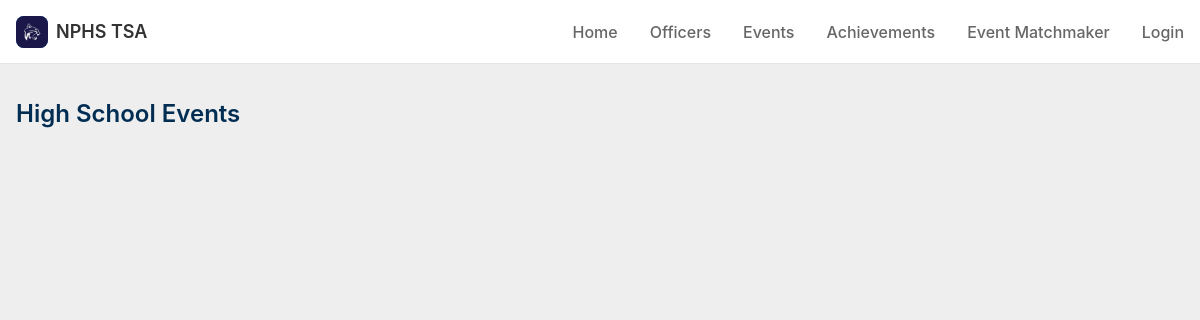
/events/, run on an earlier commit of the app's database.
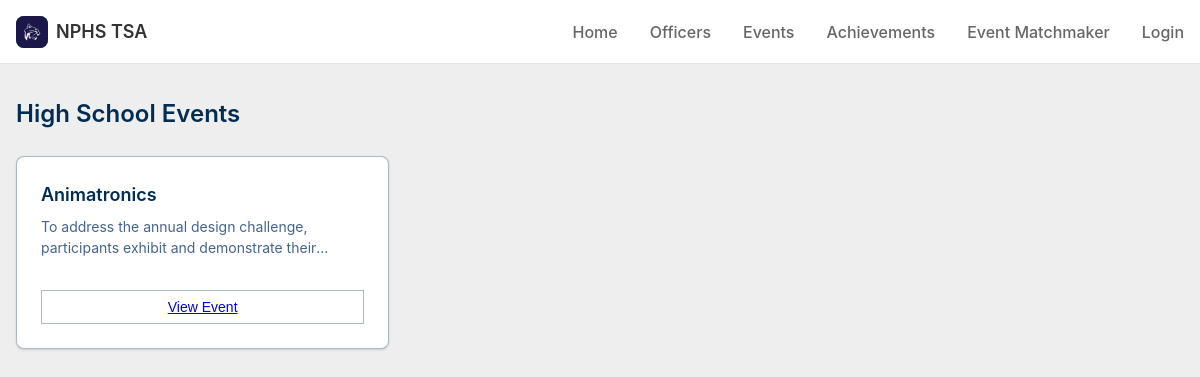
And on a later commit of the database.
### events/models.py (models this page shows, shortened)
class Event(models.Model):
    name = models.CharField(max_length=35)
    desc = models.TextField()
    prompt = models.CharField(max_length=200, blank=True, null=True)
    CEG = models.FileField(blank=True, null=True)
    competitors = models.JSONField(blank=True, null=True)

### events/views.py (the view)
# urls.py: path("", views.home, name="index"),
def index(request):
    events_list = Event.objects.all()
    return render(request, "events/index.html", {"Events": events_list})

### coresite/templatetags/mycomponents.py (called while the page is built)
@register.inclusion_tag('components/navbar.html', takes_context=True)
def navbar(context, active_navbar_link, active_sidebar_link):
    user = context['request'].user
    return {
        'user': user,
        'is_authenticated': user.is_authenticated,
        'active_navbar_link': active_navbar_link,
        'active_sidebar_link': active_sidebar_link
    }

### events/templates/events/index.html (shortened to what this page needs)
<!DOCTYPE html>
<html lang="en">
<head>
    {% load static %}
    <link rel="stylesheet" href="{% static 'css/styles.css' %}">
    <link rel="stylesheet" href="{% static 'css/matchmaker.css' %}">
</head>
<body>
    {% load mycomponents %}
    {% navbar "Events" "none" %}
    <div class="container">
        <main class="main">
            <section class="events-section">
                <h2 class="section-title">High School Events</h2>
                {% if Events %}
                <div class="events-grid">
                    {% for event in Events %}
                    <div class="event-card">
                        <div class="event-header">
                            <h3 class="event-title">
                                {{event.name}}
                            </h3>
                            <p class="event-description">{{event.desc}}</p>
                        </div>
                        <div class="event-footer">
                            <button class="btn btn-outline"><a href="{% url 'event' event.id %}">View Event</a></button>
                        </div>
                    </div>
                    {% endfor %}
            </section>
            {% endif %}
        </main>
</body>
</html>

What changed in the data, as far as the page shows it:
added Event: name "Animatronics", desc "To address the annual design challenge, participants exhibit and demonstrate…"
